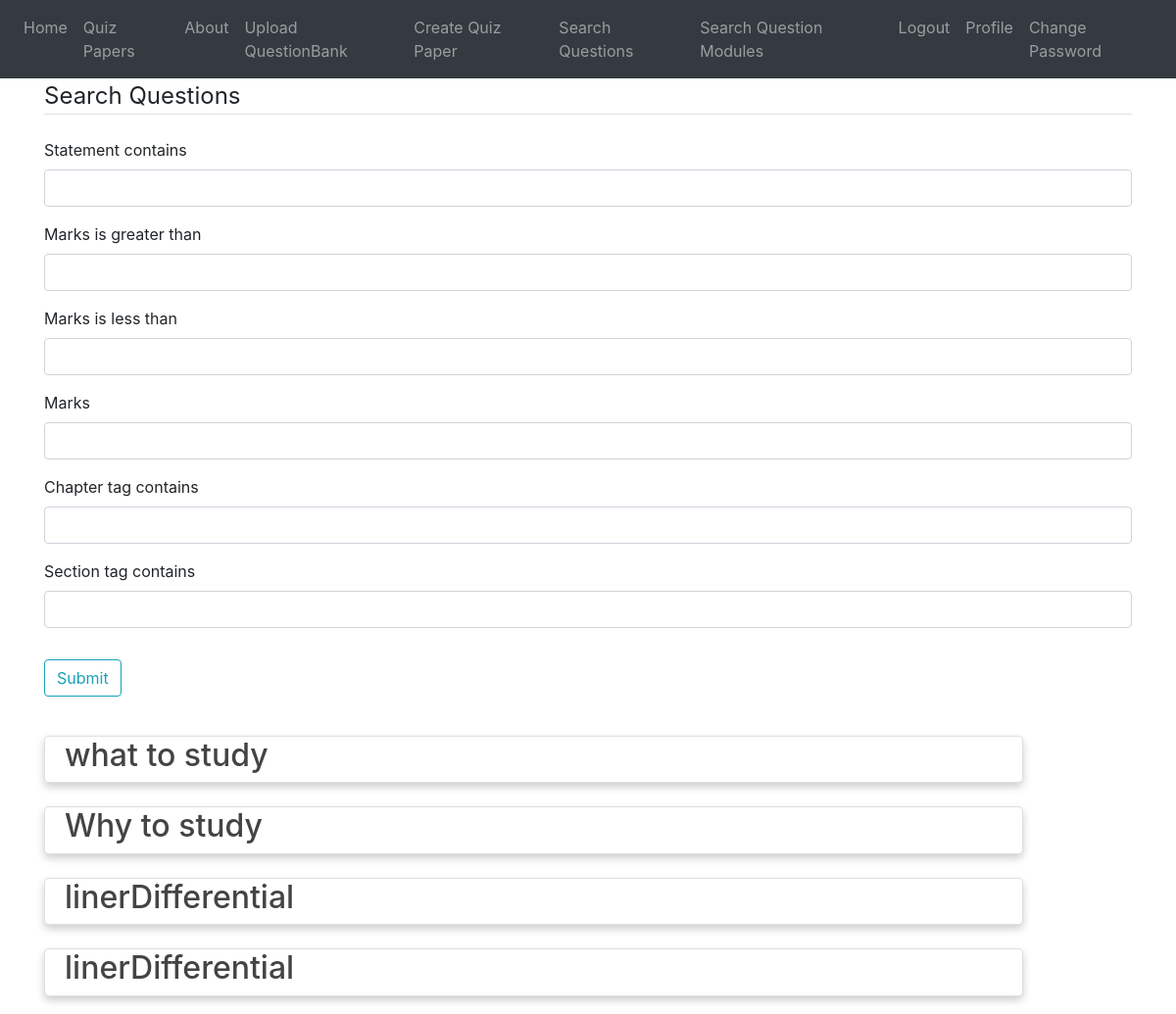
Page /searchQuestions/ (signed in, upper part) on the earlier database version.
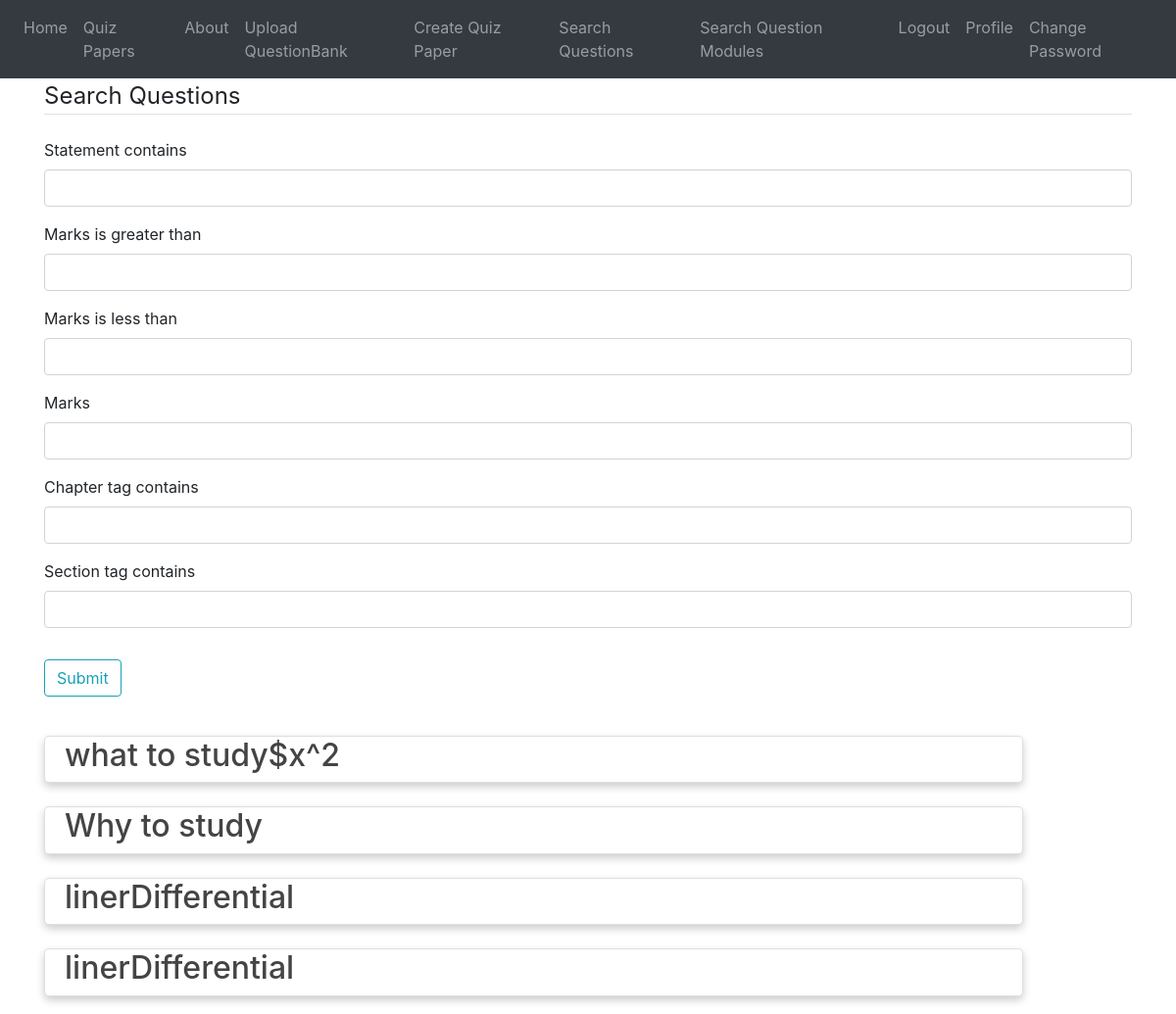
Same page on the later database version.
### blog/models.py (models this page shows, shortened)
class Question(models.Model):
    date_posted = models.DateTimeField(default=timezone.now)
    author = models.ForeignKey(User, on_delete=models.CASCADE) #If the user is deleted, its post will also be deleted
    statement = models.TextField()
    answer = models.TextField(blank=True, null=True)
    marks = models.PositiveIntegerField()
    chapter_tag = models.CharField(max_length=1000)
    section_tag = models.CharField(max_length=1000)
    parent = models.PositiveIntegerField(null=True)
    isRoot = models.IntegerField()
    difficulty_Choices = (("Easy","Easy"),("Medium", "Medium"), ("Hard","Hard"))
    difficulty = models.CharField(max_length=9, choices=difficulty_Choices, default="Medium")
    formfield_overrides = {
        models.CharField : {'widget': TextInput(attrs={'size':20})},
        models.TextField : {'widget': Textarea(attrs={'rows':4, 'cols':40})}
    }

### blog/views.py (the view)
# urls.py: path('searchQuestions/', SearchableQuestionListView.as_view(), name='question-search'),
class SearchableQuestionListView(ListView):
    model = Question
    template_name = 'blog/search_questions.html' #<app>/<model>_<ListView>.html
    context_object_name = 'questions'
    ordering = ['date_posted']
    def get_context_data(self, **kwargs):
        context = super().get_context_data(**kwargs)
        context['title'] = "Home"
        context['filter'] = QuestionFilter(self.request.GET, queryset=self.get_queryset())
        return context

### blog/templates/blog/search_questions.html (shortened to what this page needs)
{% extends "blog/base.html" %}
{% load crispy_forms_tags %}
{% block content %}
    <div class="content-section">
            <form method="get" >
                <fieldset class="form-group">
                    <legend class="border-bottom mb-4">Search Questions</legend>
                {{ filter.form| crispy}}
                </fieldset>
                <div class="form-group">
                    <button class="btn btn-outline-info">Submit</button>
                </div>
            </form>
        </div>
    <div>
        <br>
      {% for post in filter.qs %}
        {% if post.author == user %}
        <div class="card">
        <article class="media content-section">
          <div class="media-body">
            <h2><a class="article-title" href="{% url 'post-detail' post.id %}">{{ post.statement }}</a></h2>
          </div>
        </article>
        </div>
        <br>
        {% endif %}
    {% endfor %}
    </div>
{% endblock content %}>

Differences in the rows shown:
changed Question: statement "what to study" → "what to study$x^2"
